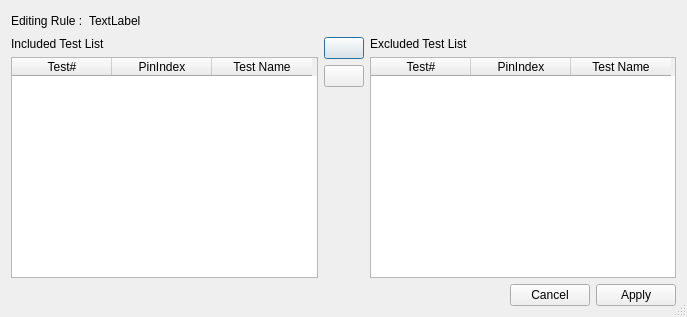
<?xml version="1.0" encoding="UTF-8"?>
<ui version="4.0">
 <class>MVPATRule</class>
 <widget class="QDialog" name="MVPATRule">
  <property name="geometry">
   <rect>
    <x>0</x>
    <y>0</y>
    <width>687</width>
    <height>317</height>
   </rect>
  </property>
  <property name="windowTitle">
   <string>Dialog</string>
  </property>
  <property name="windowIcon">
   <iconset resource="gex.qrc">
    <normaloff>:/gex/icons/gex_application_48x48.png</normaloff>:/gex/icons/gex_application_48x48.png</iconset>
  </property>
  <property name="sizeGripEnabled">
   <bool>true</bool>
  </property>
  <layout class="QGridLayout" name="gridLayout">
   <item row="0" column="0">
    <layout class="QHBoxLayout" name="horizontalLayout">
     <item>
      <widget class="QLabel" name="label">
       <property name="text">
        <string>Editing Rule :</string>
       </property>
      </widget>
     </item>
     <item>
      <widget class="QLabel" name="mRuleName">
       <property name="text">
        <string>TextLabel</string>
       </property>
      </widget>
     </item>
     <item>
      <spacer name="horizontalSpacer">
       <property name="orientation">
        <enum>Qt::Horizontal</enum>
       </property>
       <property name="sizeHint" stdset="0">
        <size>
         <width>40</width>
         <height>20</height>
        </size>
       </property>
      </spacer>
     </item>
    </layout>
   </item>
   <item row="1" column="0">
    <layout class="QHBoxLayout" name="horizontalLayout_2">
     <item>
      <layout class="QVBoxLayout" name="verticalLayout_2">
       <item>
        <widget class="QLabel" name="label_2">
         <property name="text">
          <string>Included Test List</string>
         </property>
        </widget>
       </item>
       <item>
        <widget class="QTableWidget" name="mIncludedTest">
         <property name="selectionMode">
          <enum>QAbstractItemView::ExtendedSelection</enum>
         </property>
         <property name="selectionBehavior">
          <enum>QAbstractItemView::SelectRows</enum>
         </property>
         <attribute name="verticalHeaderVisible">
          <bool>false</bool>
         </attribute>
         <attribute name="verticalHeaderHighlightSections">
          <bool>false</bool>
         </attribute>
         <column>
          <property name="text">
           <string>Test#</string>
          </property>
         </column>
         <column>
          <property name="text">
           <string>PinIndex</string>
          </property>
         </column>
         <column>
          <property name="text">
           <string>Test Name</string>
          </property>
         </column>
        </widget>
       </item>
      </layout>
     </item>
     <item>
      <layout class="QVBoxLayout" name="verticalLayout_3">
       <item>
        <widget class="QPushButton" name="mIncludeTest">
         <property name="text">
          <string/>
         </property>
         <property name="icon">
          <iconset resource="../gex.qrc">
           <normaloff>:/gex/icons/arrow_left.png</normaloff>:/gex/icons/arrow_left.png</iconset>
         </property>
        </widget>
       </item>
       <item>
        <widget class="QPushButton" name="mExcludeTest">
         <property name="text">
          <string/>
         </property>
         <property name="icon">
          <iconset resource="../gex.qrc">
           <normaloff>:/gex/icons/arrow_right.png</normaloff>:/gex/icons/arrow_right.png</iconset>
         </property>
        </widget>
       </item>
       <item>
        <spacer name="verticalSpacer">
         <property name="orientation">
          <enum>Qt::Vertical</enum>
         </property>
         <property name="sizeHint" stdset="0">
          <size>
           <width>20</width>
           <height>40</height>
          </size>
         </property>
        </spacer>
       </item>
      </layout>
     </item>
     <item>
      <layout class="QVBoxLayout" name="verticalLayout">
       <item>
        <widget class="QLabel" name="label_3">
         <property name="text">
          <string>Excluded Test List</string>
         </property>
        </widget>
       </item>
       <item>
        <widget class="QTableWidget" name="mExcludedTest">
         <property name="selectionMode">
          <enum>QAbstractItemView::ExtendedSelection</enum>
         </property>
         <property name="selectionBehavior">
          <enum>QAbstractItemView::SelectRows</enum>
         </property>
         <attribute name="horizontalHeaderVisible">
          <bool>true</bool>
         </attribute>
         <attribute name="verticalHeaderVisible">
          <bool>false</bool>
         </attribute>
         <attribute name="verticalHeaderHighlightSections">
          <bool>false</bool>
         </attribute>
         <column>
          <property name="text">
           <string>Test#</string>
          </property>
         </column>
         <column>
          <property name="text">
           <string>PinIndex</string>
          </property>
         </column>
         <column>
          <property name="text">
           <string>Test Name</string>
          </property>
         </column>
        </widget>
       </item>
      </layout>
     </item>
    </layout>
   </item>
   <item row="2" column="0">
    <widget class="QDialogButtonBox" name="mButtonBox">
     <property name="orientation">
      <enum>Qt::Horizontal</enum>
     </property>
     <property name="standardButtons">
      <set>QDialogButtonBox::Apply|QDialogButtonBox::Cancel</set>
     </property>
     <property name="centerButtons">
      <bool>false</bool>
     </property>
    </widget>
   </item>
  </layout>
 </widget>
 <resources>
  <include location="../gex.qrc"/>
 </resources>
 <connections>
  <connection>
   <sender>mButtonBox</sender>
   <signal>accepted()</signal>
   <receiver>MVPATRule</receiver>
   <slot>accept()</slot>
   <hints>
    <hint type="sourcelabel">
     <x>248</x>
     <y>254</y>
    </hint>
    <hint type="destinationlabel">
     <x>157</x>
     <y>274</y>
    </hint>
   </hints>
  </connection>
  <connection>
   <sender>mButtonBox</sender>
   <signal>rejected()</signal>
   <receiver>MVPATRule</receiver>
   <slot>reject()</slot>
   <hints>
    <hint type="sourcelabel">
     <x>316</x>
     <y>260</y>
    </hint>
    <hint type="destinationlabel">
     <x>286</x>
     <y>274</y>
    </hint>
   </hints>
  </connection>
 </connections>
</ui>
